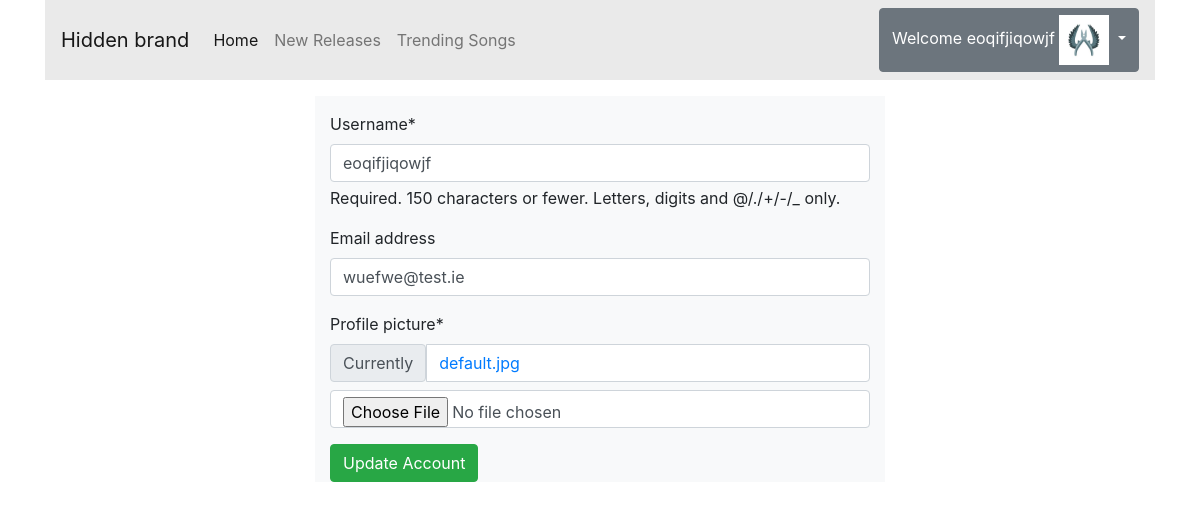
Page /accounts/details/eoqifjiqowjf (signed in) on the committed database.
### accounts/models.py (models this page shows, shortened)
class CustomUser(AbstractUser):
    age = models.PositiveIntegerField(null=True, blank=True)

class UserProfile(models.Model):
    user = models.OneToOneField(CustomUser, on_delete=models.CASCADE)
    profile_picture = models.ImageField(default='default.jpg',upload_to='profile_pictures')
    bio = models.TextField(max_length=1500, blank=True)

### accounts/views.py (the view)
# urls.py: path('details/<str:profile_name>', profileDetailsView, name='profileDetails'),
@login_required
def profileDetailsView(request, profile_name):
    def test_func(user):
        return user.username == profile_name
    if not test_func(request.user):
        return HttpResponseForbidden()
    if request.method == "POST":
        if u_form.is_valid() and p_form.is_valid():
            u_form.save()
            p_form.save()
            messages.success(request, 'Account Updated!')
            return redirect('accounts:profile', profile_name=profile_name)
    else:
        u_form = UserUpdateForm(instance=request.user)
        p_form = ProfileUpdateForm(request.POST, request.FILES, instance=request.user.userprofile)
    context = {
        'u_form': u_form,
        'p_form': p_form,
        'profile_name': profile_name
    }
    return render(request, 'profileDetails.html', context)

### accounts/forms.py
class UserUpdateForm(forms.ModelForm):
    class Meta:
        model = CustomUser
        fields = ['username', 'email',]

class ProfileUpdateForm(forms.ModelForm):
    class Meta:
        model = UserProfile
        fields = ['profile_picture']

### accounts/templates/profileDetails.html (shortened to what this page needs)
{% extends "base.html" %}
{% load crispy_forms_tags %}
{% load static %}
{% block content %}
<div class="container">
    <div class="row justify-content-md-center pt-3">
        <div class="col-md-6 bg-light">
            <form method="post" enctype="multipart/form-data">
                <p>{{ u_form | crispy }}</p>
                <p>{{ p_form | crispy }}</p>
                <button type="submit" class="btn btn-success">Update Account</button>
            </form>
        </div>
    </div>
</div>
{% endblock %}

### main/templates/navbar.html (shortened to what this page needs)
<div class="container">
  <nav class="navbar navbar-expand-lg navbar-light" style="background-color: #eaeaea;">
    <div class="collapse navbar-collapse" id="navbarTogglerDemo01">
      <a class="navbar-brand" href="#">Hidden brand</a>
      <ul class="navbar-nav mr-auto mt-2 mt-lg-0">
        <li class="nav-item active">
          <a class="nav-link" href="{% url 'main:home' %}">Home <span class="sr-only">(current)</span></a>
        </li>
        <li class="nav-item">
          <a class="nav-link" href="{% url 'main:home' %}">New Releases</a>
        </li>
        <li class="nav-item">
          <a class="nav-link" href="{% url 'main:trendingSongs' %}">Trending Songs</a>
        </li>
      </ul>
      {% if user.is_authenticated %}
      <div class="dropdown justify-content-right">
        <button class="btn btn-secondary dropdown-toggle" type="button" id="dropdownMenuButton" data-toggle="dropdown" aria-haspopup="true" aria-expanded="false">
          Welcome {{ user.username }}
          <img id="imageprofile" src="{{ user.userprofile.profile_picture.url }}"></a>
        </button>
      </div>
      {% else %}
      <div class="justify-content-right">
        <a href="{% url 'accounts:signin' %}">SignIn</a>
        <a href="{% url 'accounts:signup' %}">SignUp</a>
      </div>
      {% endif %}
    </div>
 </nav>
</div>

### static/css/style.css (style rules this page uses)
#imageprofile { max-width: 50px; max-height: 50px; }

### rows in the picture
CustomUser: username "eoqifjiqowjf", userprofile.profile_picture (placeholder picture), email "wuefwe@test.ie"
